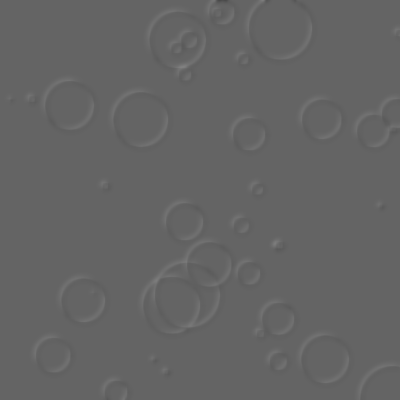
Frame 1 (no input)
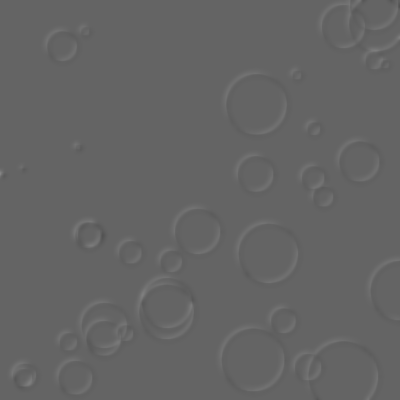
Frame 2 (the mouse pressed at the canvas centre, redrawn once)

The p5.js sketch that drew these frames (run headless with seeded random() and noise() and a simulated clock; the mouse was pressed at the canvas centre and the sketch redrawn once):

// p5.js sketch
// ── sketch.js
let loopTimes;

function setup() {
  createCanvas(400, 400);
  noFill();
  stroke(255);
  noLoop();
}

function draw() {
  background(100);
  loopTimes = random(3, 20);
  for (let i = 0; i < loopTimes; i++) {
    let xpos = random(0, width);
    let ypos = random(0, height);
    let size = random(30, 70);
    stroke(255);
    circle(xpos, ypos, size);
    stroke(0);
    circle(xpos + 1, ypos + 1, size);
  }

  loopTimes = random(3, 20);
  for (let i = 0; i < loopTimes; i++) {
    let xpos = random(0, width);
    let ypos = random(0, height);
    let size = random(10, 30);
    stroke(255);
    circle(xpos, ypos, size);
    stroke(0);
    circle(xpos + 1, ypos + 1, size);
  }

  loopTimes = random(3, 20);
  for (let i = 0; i < loopTimes; i++) {
    let xpos = random(0, width);
    let ypos = random(0, height);
    let size = random(1, 10);
    stroke(255);
    circle(xpos, ypos, size);
    stroke(0);
    circle(xpos + 1, ypos + 1, size);
  }

  filter(BLUR, 2);
}
